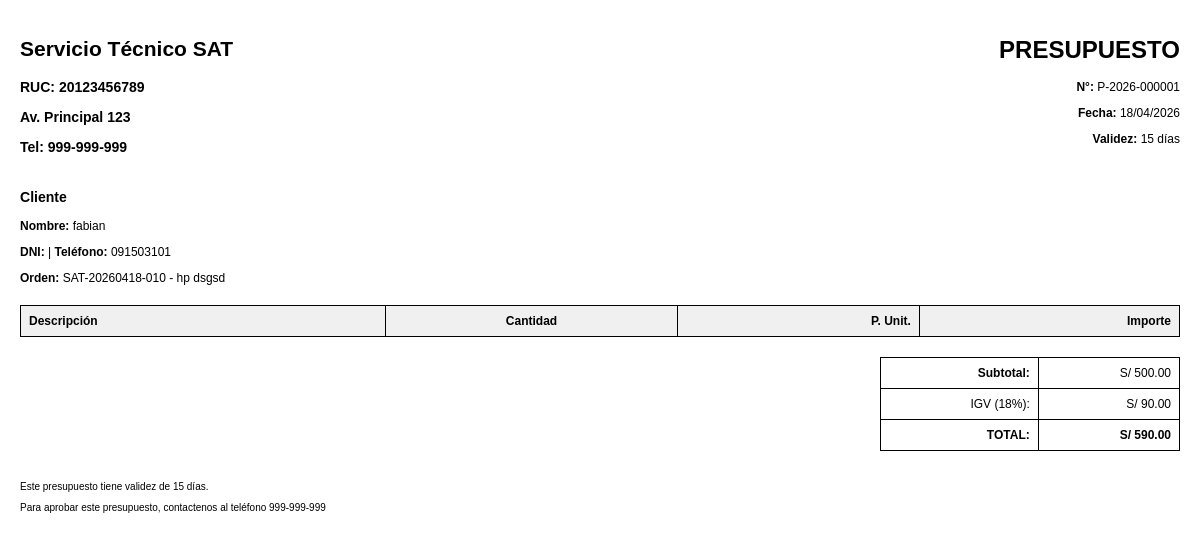
The app's page /presupuestos/imprimir.php?id=1 with its own data.
### tables this page shows
CREATE TABLE IF NOT EXISTS `configuraciones` (
  `id` int NOT NULL AUTO_INCREMENT,
  `clave` varchar(50) NOT NULL,
  `valor` text,
  PRIMARY KEY (`id`),
  UNIQUE KEY `clave` (`clave`)
);

CREATE TABLE IF NOT EXISTS `presupuestos` (
  `id` int NOT NULL AUTO_INCREMENT,
  `numero_presupuesto` varchar(20) NOT NULL,
  `orden_id` int DEFAULT NULL,
  `cliente_id` int NOT NULL,
  `subtotal` decimal(10,2) NOT NULL,
  `igv` decimal(10,2) NOT NULL,
  `total` decimal(10,2) NOT NULL,
  `estado` enum('pendiente','aprobado','rechazado','convertido') DEFAULT 'pendiente',
  `validez_dias` int DEFAULT '15',
  `observaciones` text,
  `fecha_creacion` datetime DEFAULT CURRENT_TIMESTAMP,
  PRIMARY KEY (`id`),
  UNIQUE KEY `numero_presupuesto` (`numero_presupuesto`),
  KEY `orden_id` (`orden_id`),
  KEY `cliente_id` (`cliente_id`)
);

CREATE TABLE IF NOT EXISTS `clientes` (
  `id` int NOT NULL AUTO_INCREMENT,
  `nombre` varchar(100) NOT NULL,
  `email` varchar(100) DEFAULT NULL,
  `telefono` varchar(20) NOT NULL,
  `direccion` text,
  `dni` varchar(20) DEFAULT NULL,
  `fecha_registro` timestamp NULL DEFAULT CURRENT_TIMESTAMP,
  `estado` enum('activo','inactivo') DEFAULT 'activo',
  `sucursal_id` int DEFAULT NULL,
  PRIMARY KEY (`id`)
);

CREATE TABLE IF NOT EXISTS `ordenes_servicio` (
  `id` int NOT NULL AUTO_INCREMENT,
  `codigo` varchar(20) NOT NULL,
  `equipo_id` int NOT NULL,
  `tecnico_id` int DEFAULT NULL,
  `cliente_id` int NOT NULL,
  `estado` enum('recibido','en_diagnostico','en_reparacion','esperando_repuestos','reparado','entregado','cancelado') DEFAULT 'recibido',
  `prioridad` enum('baja','normal','alta','urgente') DEFAULT 'normal',
  `diagnostico` text,
  `solucion` text,
  `observaciones` text,
  `fecha_ingreso` datetime DEFAULT CURRENT_TIMESTAMP,
  `fecha_diagnostico` datetime DEFAULT NULL,
  `fecha_reparacion` datetime DEFAULT NULL,
  `fecha_entrega` datetime DEFAULT NULL,
  `tiempo_estimado` int DEFAULT NULL,
  `costo_diagnostico` decimal(10,2) DEFAULT '0.00',
  `costo_reparacion` decimal(10,2) DEFAULT '0.00',
  `costo_total` decimal(10,2) DEFAULT '0.00',
  `nota_cliente` text,
  `estado_orden` enum('abierta','cerrada','cancelada') DEFAULT 'abierta',
  `sucursal_id` int DEFAULT NULL,
  PRIMARY KEY (`id`),
  UNIQUE KEY `codigo` (`codigo`),
  KEY `equipo_id` (`equipo_id`),
  KEY `tecnico_id` (`tecnico_id`),
  KEY `cliente_id` (`cliente_id`)
);

CREATE TABLE IF NOT EXISTS `equipos` (
  `id` int NOT NULL AUTO_INCREMENT,
  `cliente_id` int NOT NULL,
  `marca` varchar(50) NOT NULL,
  `modelo` varchar(100) DEFAULT NULL,
  `serie` varchar(100) DEFAULT NULL,
  `tipo_equipo` enum('notebook','desktop','all-in-one','monitor','otro') DEFAULT 'notebook',
  `diagnostico_inicial` text,
  `passwordBIOS` varchar(50) DEFAULT NULL,
  `passwordSO` varchar(50) DEFAULT NULL,
  `accesorios` text,
  `estado_equipo` enum('bueno','regular','malo') DEFAULT 'regular',
  `fecha_ingreso` date DEFAULT NULL,
  `foto_equipo` varchar(255) DEFAULT NULL,
  `estado` enum('activo','retirado','dado_de_baja') DEFAULT 'activo',
  PRIMARY KEY (`id`),
  KEY `cliente_id` (`cliente_id`)
);

### config/config.php (called while the page is built, shortened)
<?php
function getConfig($clave) {
    $conn = getConnection();
    $stmt = $conn->prepare("SELECT valor FROM configuraciones WHERE clave = ?");
    $stmt->bind_param("s", $clave);
    $stmt->execute();
    $result = $stmt->get_result();
    $row = $result->fetch_assoc();
    return $row['valor'] ?? '';
}
?>

### presupuestos/imprimir.php (the view, shortened to what this page needs)
<?php
require_once '../config/config.php';
require_once '../include/funciones.php';
$id = $_GET['id'] ?? 0;
$presupuesto = $conn->query("SELECT p.*, c.nombre as cliente_nombre, c.telefono, c.dni, c.direccion, c.email, o.codigo as orden_codigo, e.marca, e.modelo FROM presupuestos p LEFT JOIN clientes c ON p.cliente_id = c.id LEFT JOIN ordenes_servicio o ON p.orden_id = o.id LEFT JOIN equipos e ON o.equipo_id = e.id WHERE p.id = $id")->fetch_assoc();
$empresa_nombre = getConfig('empresa_nombre');
$empresa_direccion = getConfig('empresa_direccion');
$empresa_telefono = getConfig('empresa_telefono');
$empresa_ruc = getConfig('empresa_ruc');
$moneda = getConfig('moneda') ?: 'S/';
?>
<!DOCTYPE html>
<html lang="es">
<head>
</head>
<body>
    <div class="header">
        <div class="empresa">
            <h2><?= htmlspecialchars($empresa_nombre) ?></h2>
            <p>RUC: <?= htmlspecialchars($empresa_ruc) ?></p>
            <p><?= htmlspecialchars($empresa_direccion) ?></p>
            <p>Tel: <?= htmlspecialchars($empresa_telefono) ?></p>
        </div>
        <div class="documento">
            <h1>PRESUPUESTO</h1>
            <p><strong>N°:</strong> <?= $presupuesto['numero_presupuesto'] ?></p>
            <p><strong>Fecha:</strong> <?= date('d/m/Y', strtotime($presupuesto['fecha_creacion'])) ?></p>
            <p><strong>Validez:</strong> <?= $presupuesto['validez_dias'] ?> días</p>
        </div>
    </div>
    <div class="cliente">
        <h3>Cliente</h3>
        <p><strong>Nombre:</strong> <?= htmlspecialchars($presupuesto['cliente_nombre']) ?></p>
        <p><strong>DNI:</strong> <?= $presupuesto['dni'] ?? '-' ?> | <strong>Teléfono:</strong> <?= $presupuesto['telefono'] ?? '-' ?></p>
        <?php if ($presupuesto['orden_id']): ?>
        <p><strong>Orden:</strong> <?= $presupuesto['orden_codigo'] ?> - <?= htmlspecialchars($presupuesto['marca'] . ' ' . $presupuesto['modelo']) ?></p>
        <?php endif; ?>
    </div>
    <table>
        <thead>
            <tr>
                <th>Descripción</th>
                <th class="text-center">Cantidad</th>
                <th class="text-right">P. Unit.</th>
                <th class="text-right">Importe</th>
            </tr>
        </thead>
    </table>
    <table class="totales">
        <tr>
            <td class="text-right"><strong>Subtotal:</strong></td>
            <td class="text-right"><?= $moneda . ' ' . number_format($presupuesto['subtotal'], 2) ?></td>
        </tr>
        <tr>
            <td class="text-right">IGV (<?= IGV_PORCENTAJE ?>%):</td>
            <td class="text-right"><?= $moneda . ' ' . number_format($presupuesto['igv'], 2) ?></td>
        </tr>
        <tr>
            <td class="text-right"><strong>TOTAL:</strong></td>
            <td class="text-right"><strong><?= $moneda . ' ' . number_format($presupuesto['total'], 2) ?></strong></td>
        </tr>
    </table>
    <div class="footer">
        <p>Este presupuesto tiene validez de <?= $presupuesto['validez_dias'] ?> días.</p>
        <p>Para aprobar este presupuesto, contactenos al teléfono <?= htmlspecialchars($empresa_telefono) ?></p>
    </div>
</body>
</html>

### presupuestos/imprimir.php (style rules this page uses)
body { font-family: Arial, sans-serif; font-size: 12px; margin: 20px; }
.header { display: flex; justify-content: space-between; margin-bottom: 20px; }
.empresa { font-size: 14px; font-weight: bold; }
.documento { text-align: right; }
.cliente { margin-bottom: 20px; }
table { width: 100%; border-collapse: collapse; margin-bottom: 20px; }
th, td { border: 1px solid #000; padding: 8px; text-align: left; }
th { background: #f0f0f0; }
.text-right { text-align: right; }
.text-center { text-align: center; }
.totales { margin-left: auto; width: 300px; }
.footer { margin-top: 30px; font-size: 10px; }

### records on screen
configuraciones: valor "Servicio Técnico SAT"
configuraciones: valor "20123456789"
configuraciones: valor "Av. Principal 123"
configuraciones: valor "999-999-999"
presupuestos: numero_presupuesto "P-2026-000001", fecha_creacion "18/04/2026", validez_dias "15", cliente.nombre "fabian", cliente.telefono "091503101", ordenes_servicio.codigo "SAT-20260418-010", equipos.marca+modelo "hp dsgsd", subtotal "500.00", igv "90.00", total "590.00"
configuraciones: valor "S/"

### other values on screen
IGV_PORCENTAJE "18"
